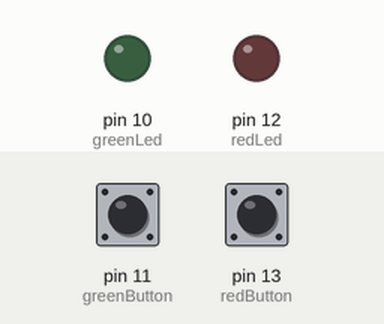
This sketch was run on a simulated Arduino Uno, built with avr-gcc and run on an emulated ATmega328P. On the bench: output pins drawn as LEDs (lit = HIGH). The inputs (shaded band) are chosen by the test bench; at power-on: pin 11 (greenButton) LOW, pin 13 (redButton) LOW.

Above: at 1.2 s.
1.3 s: pin 11 (greenButton) pulled HIGH for 0.15 s
At 2.2 s:
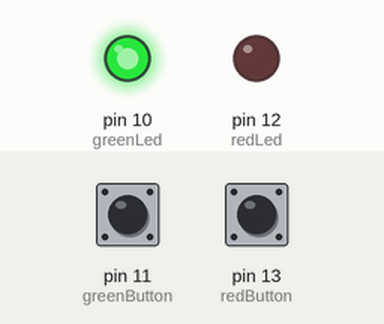
4.4 s: pin 13 (redButton) pulled HIGH for 3.2 s
At 7.2 s:
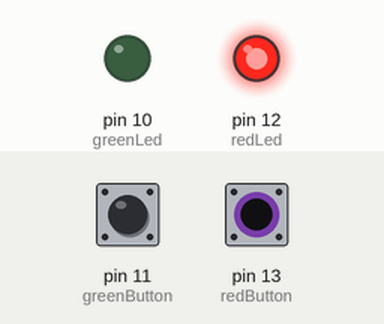
9.1 s: pin 11 (greenButton) pulled HIGH for 3.2 s
At 12.2 s:
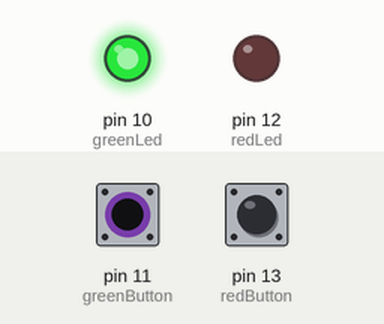
Timing chart, 0 to 17.8 s (numbered marks = the images above; inputs shaded):
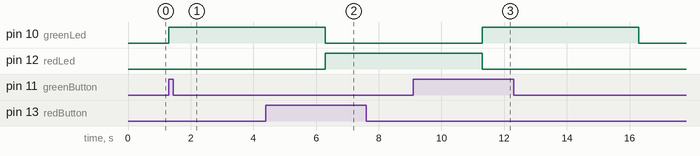

The sketch:

passa-ou-repassa.ino
```cpp
const int redButton = 13;
const int redLed = 12;
const int greenButton = 11;
const int greenLed = 10;
const int lockTime = 5000;

bool gameLocked = false;

unsigned long startTime = 0;

void setup() {
  pinMode(redButton, INPUT);
  pinMode(redLed, OUTPUT);
  pinMode(greenButton, INPUT);
  pinMode(greenLed, OUTPUT);
}

void loop() {
  if (!gameLocked) {
    if (digitalRead(redButton) == HIGH) {
      digitalWrite(redLed, HIGH);
      gameLocked = true;
      startTime = millis();
    }
    else if (digitalRead(greenButton) == HIGH) {
      digitalWrite(greenLed, HIGH);
      gameLocked = true;
      startTime = millis();
    }
  }
  else if (millis() - startTime >= lockTime) {
    digitalWrite(redLed, LOW);
    digitalWrite(greenLed, LOW);
    gameLocked = false;
  }
}
```

Measured:
- after the input at 1.3 s, pin 10 (greenLed): LOW → HIGH at once
- after the input at 4.4 s, pin 12 (redLed): LOW → HIGH after 1.9 s
- after the input at 9.1 s, pin 10 (greenLed): LOW → HIGH after 2.2 s, → LOW 5.0 s later
